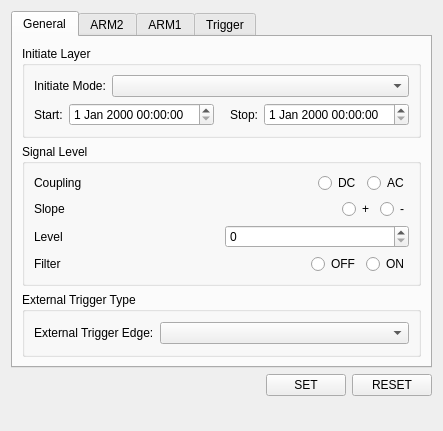
<?xml version="1.0" encoding="UTF-8"?>
<ui version="4.0">
 <class>Form</class>
 <widget class="QWidget" name="Form">
  <property name="geometry">
   <rect>
    <x>0</x>
    <y>0</y>
    <width>380</width>
    <height>431</height>
   </rect>
  </property>
  <property name="windowTitle">
   <string>Form</string>
  </property>
  <layout class="QVBoxLayout" name="verticalLayout">
   <item>
    <widget class="QTabWidget" name="tabWidget">
     <property name="sizePolicy">
      <sizepolicy hsizetype="Expanding" vsizetype="Minimum">
       <horstretch>0</horstretch>
       <verstretch>0</verstretch>
      </sizepolicy>
     </property>
     <property name="currentIndex">
      <number>0</number>
     </property>
     <widget class="QWidget" name="tgeneral_tab">
      <property name="sizePolicy">
       <sizepolicy hsizetype="Preferred" vsizetype="Minimum">
        <horstretch>0</horstretch>
        <verstretch>0</verstretch>
       </sizepolicy>
      </property>
      <attribute name="title">
       <string>General</string>
      </attribute>
      <layout class="QVBoxLayout" name="verticalLayout_2">
       <item>
        <widget class="QGroupBox" name="initiate_groupbox">
         <property name="sizePolicy">
          <sizepolicy hsizetype="Preferred" vsizetype="Minimum">
           <horstretch>0</horstretch>
           <verstretch>0</verstretch>
          </sizepolicy>
         </property>
         <property name="title">
          <string>Initiate Layer</string>
         </property>
         <layout class="QVBoxLayout" name="verticalLayout_3">
          <item>
           <layout class="QHBoxLayout" name="horizontalLayout_2">
            <item>
             <widget class="QLabel" name="label">
              <property name="sizePolicy">
               <sizepolicy hsizetype="Preferred" vsizetype="Preferred">
                <horstretch>0</horstretch>
                <verstretch>0</verstretch>
               </sizepolicy>
              </property>
              <property name="text">
               <string>Initiate Mode:</string>
              </property>
             </widget>
            </item>
            <item>
             <widget class="QComboBox" name="comboBox">
              <property name="sizePolicy">
               <sizepolicy hsizetype="Expanding" vsizetype="Fixed">
                <horstretch>0</horstretch>
                <verstretch>0</verstretch>
               </sizepolicy>
              </property>
             </widget>
            </item>
           </layout>
          </item>
          <item>
           <layout class="QHBoxLayout" name="epoch_horizontallayout">
            <item>
             <widget class="QLabel" name="label_2">
              <property name="text">
               <string>Start:</string>
              </property>
             </widget>
            </item>
            <item>
             <widget class="QDateTimeEdit" name="startepoch_datetime">
              <property name="sizePolicy">
               <sizepolicy hsizetype="Preferred" vsizetype="Fixed">
                <horstretch>0</horstretch>
                <verstretch>0</verstretch>
               </sizepolicy>
              </property>
             </widget>
            </item>
            <item>
             <spacer name="horizontalSpacer">
              <property name="orientation">
               <enum>Qt::Horizontal</enum>
              </property>
              <property name="sizeType">
               <enum>QSizePolicy::Fixed</enum>
              </property>
              <property name="sizeHint" stdset="0">
               <size>
                <width>10</width>
                <height>20</height>
               </size>
              </property>
             </spacer>
            </item>
            <item>
             <widget class="QLabel" name="label_3">
              <property name="text">
               <string>Stop:</string>
              </property>
             </widget>
            </item>
            <item>
             <widget class="QDateTimeEdit" name="stopepoch_datetime"/>
            </item>
           </layout>
          </item>
         </layout>
        </widget>
       </item>
       <item>
        <widget class="QGroupBox" name="signal_groupbox">
         <property name="title">
          <string>Signal Level</string>
         </property>
         <layout class="QVBoxLayout" name="verticalLayout_4">
          <item>
           <layout class="QHBoxLayout" name="horizontalLayout_9">
            <item>
             <widget class="QLabel" name="label_7">
              <property name="sizePolicy">
               <sizepolicy hsizetype="Expanding" vsizetype="Preferred">
                <horstretch>0</horstretch>
                <verstretch>0</verstretch>
               </sizepolicy>
              </property>
              <property name="text">
               <string>Coupling</string>
              </property>
             </widget>
            </item>
            <item>
             <widget class="QRadioButton" name="tdccoup_radiobutton">
              <property name="text">
               <string>DC</string>
              </property>
              <attribute name="buttonGroup">
               <string notr="true">buttonGroup_3</string>
              </attribute>
             </widget>
            </item>
            <item>
             <widget class="QRadioButton" name="taccoup_radiobutton">
              <property name="text">
               <string>AC</string>
              </property>
              <attribute name="buttonGroup">
               <string notr="true">buttonGroup_3</string>
              </attribute>
             </widget>
            </item>
           </layout>
          </item>
          <item>
           <layout class="QHBoxLayout" name="horizontalLayout_10">
            <item>
             <widget class="QLabel" name="label_9">
              <property name="sizePolicy">
               <sizepolicy hsizetype="Expanding" vsizetype="Preferred">
                <horstretch>0</horstretch>
                <verstretch>0</verstretch>
               </sizepolicy>
              </property>
              <property name="text">
               <string>Slope</string>
              </property>
             </widget>
            </item>
            <item>
             <widget class="QRadioButton" name="tpos_radiobutton">
              <property name="text">
               <string>+</string>
              </property>
              <attribute name="buttonGroup">
               <string notr="true">buttonGroup_4</string>
              </attribute>
             </widget>
            </item>
            <item>
             <widget class="QRadioButton" name="tneg_radiobutton">
              <property name="text">
               <string>-</string>
              </property>
              <attribute name="buttonGroup">
               <string notr="true">buttonGroup_4</string>
              </attribute>
             </widget>
            </item>
           </layout>
          </item>
          <item>
           <layout class="QHBoxLayout" name="horizontalLayout_12">
            <item>
             <widget class="QLabel" name="label_10">
              <property name="text">
               <string>Level</string>
              </property>
             </widget>
            </item>
            <item>
             <widget class="QSpinBox" name="tlevel_spinbox"/>
            </item>
           </layout>
          </item>
          <item>
           <layout class="QHBoxLayout" name="horizontalLayout_11">
            <item>
             <widget class="QLabel" name="label_11">
              <property name="sizePolicy">
               <sizepolicy hsizetype="Expanding" vsizetype="Preferred">
                <horstretch>0</horstretch>
                <verstretch>0</verstretch>
               </sizepolicy>
              </property>
              <property name="text">
               <string>Filter</string>
              </property>
             </widget>
            </item>
            <item>
             <widget class="QRadioButton" name="tfiltoff_radiobutton">
              <property name="text">
               <string>OFF</string>
              </property>
              <attribute name="buttonGroup">
               <string notr="true">buttonGroup_5</string>
              </attribute>
             </widget>
            </item>
            <item>
             <widget class="QRadioButton" name="tfilton_radiobutton">
              <property name="text">
               <string>ON</string>
              </property>
              <attribute name="buttonGroup">
               <string notr="true">buttonGroup_5</string>
              </attribute>
             </widget>
            </item>
           </layout>
          </item>
         </layout>
        </widget>
       </item>
       <item>
        <widget class="QGroupBox" name="exttype_groupbox">
         <property name="sizePolicy">
          <sizepolicy hsizetype="Preferred" vsizetype="Minimum">
           <horstretch>0</horstretch>
           <verstretch>0</verstretch>
          </sizepolicy>
         </property>
         <property name="title">
          <string>External Trigger Type</string>
         </property>
         <layout class="QHBoxLayout" name="horizontalLayout">
          <item>
           <widget class="QLabel" name="label_8">
            <property name="sizePolicy">
             <sizepolicy hsizetype="MinimumExpanding" vsizetype="Preferred">
              <horstretch>0</horstretch>
              <verstretch>0</verstretch>
             </sizepolicy>
            </property>
            <property name="maximumSize">
             <size>
              <width>120</width>
              <height>16777215</height>
             </size>
            </property>
            <property name="text">
             <string>External Trigger Edge:</string>
            </property>
           </widget>
          </item>
          <item>
           <widget class="QComboBox" name="ext_combobox"/>
          </item>
         </layout>
        </widget>
       </item>
      </layout>
     </widget>
     <widget class="QWidget" name="tarm2_tab">
      <attribute name="title">
       <string>ARM2</string>
      </attribute>
      <layout class="QVBoxLayout" name="verticalLayout_9">
       <item>
        <widget class="QGroupBox" name="groupBox">
         <property name="title">
          <string>Arm2 Layer</string>
         </property>
         <layout class="QVBoxLayout" name="verticalLayout_15">
          <item>
           <layout class="QHBoxLayout" name="horizontalLayout_3">
            <property name="sizeConstraint">
             <enum>QLayout::SetDefaultConstraint</enum>
            </property>
            <item>
             <widget class="QLabel" name="label_4">
              <property name="text">
               <string>Trigger Event:</string>
              </property>
             </widget>
            </item>
            <item>
             <widget class="QComboBox" name="tevent_combobox">
              <property name="sizePolicy">
               <sizepolicy hsizetype="MinimumExpanding" vsizetype="Fixed">
                <horstretch>0</horstretch>
                <verstretch>0</verstretch>
               </sizepolicy>
              </property>
              <property name="insertPolicy">
               <enum>QComboBox::NoInsert</enum>
              </property>
              <property name="sizeAdjustPolicy">
               <enum>QComboBox::AdjustToContents</enum>
              </property>
             </widget>
            </item>
           </layout>
          </item>
          <item>
           <spacer name="verticalSpacer_3">
            <property name="orientation">
             <enum>Qt::Vertical</enum>
            </property>
            <property name="sizeType">
             <enum>QSizePolicy::Fixed</enum>
            </property>
            <property name="sizeHint" stdset="0">
             <size>
              <width>20</width>
              <height>6</height>
             </size>
            </property>
           </spacer>
          </item>
          <item>
           <layout class="QHBoxLayout" name="horizontalLayout_4">
            <item>
             <widget class="QLabel" name="label_5">
              <property name="sizePolicy">
               <sizepolicy hsizetype="MinimumExpanding" vsizetype="Preferred">
                <horstretch>0</horstretch>
                <verstretch>0</verstretch>
               </sizepolicy>
              </property>
              <property name="maximumSize">
               <size>
                <width>60</width>
                <height>16777215</height>
               </size>
              </property>
              <property name="text">
               <string>Delay:</string>
              </property>
             </widget>
            </item>
            <item>
             <layout class="QVBoxLayout" name="verticalLayout_6">
              <item>
               <layout class="QHBoxLayout" name="horizontalLayout_5">
                <item>
                 <widget class="QRadioButton" name="delautoon_radio">
                  <property name="text">
                   <string>AUTO ON</string>
                  </property>
                  <property name="checked">
                   <bool>true</bool>
                  </property>
                 </widget>
                </item>
                <item>
                 <widget class="QRadioButton" name="delautooff_radio">
                  <property name="text">
                   <string>AUTO OFF</string>
                  </property>
                 </widget>
                </item>
                <item>
                 <spacer name="horizontalSpacer_2">
                  <property name="orientation">
                   <enum>Qt::Horizontal</enum>
                  </property>
                  <property name="sizeHint" stdset="0">
                   <size>
                    <width>40</width>
                    <height>20</height>
                   </size>
                  </property>
                 </spacer>
                </item>
               </layout>
              </item>
              <item>
               <widget class="QDoubleSpinBox" name="del_doublespinbox">
                <property name="enabled">
                 <bool>false</bool>
                </property>
               </widget>
              </item>
             </layout>
            </item>
           </layout>
          </item>
          <item>
           <spacer name="verticalSpacer_4">
            <property name="orientation">
             <enum>Qt::Vertical</enum>
            </property>
            <property name="sizeType">
             <enum>QSizePolicy::Fixed</enum>
            </property>
            <property name="sizeHint" stdset="0">
             <size>
              <width>20</width>
              <height>6</height>
             </size>
            </property>
           </spacer>
          </item>
          <item>
           <layout class="QHBoxLayout" name="horizontalLayout_8">
            <item>
             <widget class="QLabel" name="label_12">
              <property name="sizePolicy">
               <sizepolicy hsizetype="MinimumExpanding" vsizetype="Preferred">
                <horstretch>0</horstretch>
                <verstretch>0</verstretch>
               </sizepolicy>
              </property>
              <property name="maximumSize">
               <size>
                <width>90</width>
                <height>16777215</height>
               </size>
              </property>
              <property name="text">
               <string>Trigger Count:</string>
              </property>
             </widget>
            </item>
            <item>
             <widget class="QSpinBox" name="tcount_spinbox"/>
            </item>
           </layout>
          </item>
          <item>
           <spacer name="verticalSpacer_5">
            <property name="orientation">
             <enum>Qt::Vertical</enum>
            </property>
            <property name="sizeType">
             <enum>QSizePolicy::Fixed</enum>
            </property>
            <property name="sizeHint" stdset="0">
             <size>
              <width>20</width>
              <height>6</height>
             </size>
            </property>
           </spacer>
          </item>
          <item>
           <layout class="QHBoxLayout" name="horizontalLayout_13">
            <item>
             <widget class="QLabel" name="label_13">
              <property name="sizePolicy">
               <sizepolicy hsizetype="MinimumExpanding" vsizetype="Preferred">
                <horstretch>0</horstretch>
                <verstretch>0</verstretch>
               </sizepolicy>
              </property>
              <property name="maximumSize">
               <size>
                <width>90</width>
                <height>16777215</height>
               </size>
              </property>
              <property name="text">
               <string>Trigger ECount:</string>
              </property>
             </widget>
            </item>
            <item>
             <widget class="QSpinBox" name="tecount_spinbox"/>
            </item>
           </layout>
          </item>
          <item>
           <layout class="QVBoxLayout" name="verticalLayout_5">
            <item>
             <spacer name="trigtbh_spacer_3">
              <property name="orientation">
               <enum>Qt::Vertical</enum>
              </property>
              <property name="sizeType">
               <enum>QSizePolicy::Fixed</enum>
              </property>
              <property name="sizeHint" stdset="0">
               <size>
                <width>20</width>
                <height>6</height>
               </size>
              </property>
             </spacer>
            </item>
            <item>
             <layout class="QHBoxLayout" name="timer_row_3">
              <item>
               <widget class="QLabel" name="label_24">
                <property name="sizePolicy">
                 <sizepolicy hsizetype="MinimumExpanding" vsizetype="Preferred">
                  <horstretch>0</horstretch>
                  <verstretch>0</verstretch>
                 </sizepolicy>
                </property>
                <property name="maximumSize">
                 <size>
                  <width>40</width>
                  <height>16777215</height>
                 </size>
                </property>
                <property name="text">
                 <string>Timer:</string>
                </property>
               </widget>
              </item>
              <item>
               <widget class="QDoubleSpinBox" name="tim_doublespinbox_3"/>
              </item>
             </layout>
            </item>
           </layout>
          </item>
         </layout>
        </widget>
       </item>
      </layout>
     </widget>
     <widget class="QWidget" name="tarm1_tab">
      <attribute name="title">
       <string>ARM1</string>
      </attribute>
      <layout class="QVBoxLayout" name="verticalLayout_14">
       <item>
        <widget class="QGroupBox" name="groupBox_3">
         <property name="title">
          <string>Arm1 Layer</string>
         </property>
         <layout class="QVBoxLayout" name="verticalLayout_7">
          <item>
           <layout class="QHBoxLayout" name="horizontalLayout_6">
            <property name="sizeConstraint">
             <enum>QLayout::SetDefaultConstraint</enum>
            </property>
            <item>
             <widget class="QLabel" name="label_6">
              <property name="text">
               <string>Trigger Event:</string>
              </property>
             </widget>
            </item>
            <item>
             <widget class="QComboBox" name="tevent_combobox_3">
              <property name="sizePolicy">
               <sizepolicy hsizetype="MinimumExpanding" vsizetype="Fixed">
                <horstretch>0</horstretch>
                <verstretch>0</verstretch>
               </sizepolicy>
              </property>
              <property name="insertPolicy">
               <enum>QComboBox::NoInsert</enum>
              </property>
              <property name="sizeAdjustPolicy">
               <enum>QComboBox::AdjustToContents</enum>
              </property>
             </widget>
            </item>
           </layout>
          </item>
          <item>
           <spacer name="verticalSpacer_11">
            <property name="orientation">
             <enum>Qt::Vertical</enum>
            </property>
            <property name="sizeType">
             <enum>QSizePolicy::Fixed</enum>
            </property>
            <property name="sizeHint" stdset="0">
             <size>
              <width>20</width>
              <height>6</height>
             </size>
            </property>
           </spacer>
          </item>
          <item>
           <layout class="QHBoxLayout" name="horizontalLayout_7">
            <item>
             <widget class="QLabel" name="label_19">
              <property name="sizePolicy">
               <sizepolicy hsizetype="MinimumExpanding" vsizetype="Preferred">
                <horstretch>0</horstretch>
                <verstretch>0</verstretch>
               </sizepolicy>
              </property>
              <property name="maximumSize">
               <size>
                <width>60</width>
                <height>16777215</height>
               </size>
              </property>
              <property name="text">
               <string>Delay:</string>
              </property>
             </widget>
            </item>
            <item>
             <layout class="QVBoxLayout" name="verticalLayout_13">
              <item>
               <layout class="QHBoxLayout" name="horizontalLayout_22">
                <item>
                 <widget class="QRadioButton" name="delautoon_radio_3">
                  <property name="text">
                   <string>AUTO ON</string>
                  </property>
                  <property name="checked">
                   <bool>true</bool>
                  </property>
                 </widget>
                </item>
                <item>
                 <widget class="QRadioButton" name="delautooff_radio_3">
                  <property name="text">
                   <string>AUTO OFF</string>
                  </property>
                 </widget>
                </item>
                <item>
                 <spacer name="horizontalSpacer_3">
                  <property name="orientation">
                   <enum>Qt::Horizontal</enum>
                  </property>
                  <property name="sizeHint" stdset="0">
                   <size>
                    <width>40</width>
                    <height>20</height>
                   </size>
                  </property>
                 </spacer>
                </item>
               </layout>
              </item>
              <item>
               <widget class="QDoubleSpinBox" name="del_doublespinbox_3">
                <property name="enabled">
                 <bool>false</bool>
                </property>
               </widget>
              </item>
             </layout>
            </item>
           </layout>
          </item>
          <item>
           <spacer name="verticalSpacer_12">
            <property name="orientation">
             <enum>Qt::Vertical</enum>
            </property>
            <property name="sizeType">
             <enum>QSizePolicy::Fixed</enum>
            </property>
            <property name="sizeHint" stdset="0">
             <size>
              <width>20</width>
              <height>6</height>
             </size>
            </property>
           </spacer>
          </item>
          <item>
           <layout class="QHBoxLayout" name="horizontalLayout_23">
            <item>
             <widget class="QLabel" name="label_20">
              <property name="sizePolicy">
               <sizepolicy hsizetype="MinimumExpanding" vsizetype="Preferred">
                <horstretch>0</horstretch>
                <verstretch>0</verstretch>
               </sizepolicy>
              </property>
              <property name="maximumSize">
               <size>
                <width>90</width>
                <height>16777215</height>
               </size>
              </property>
              <property name="text">
               <string>Trigger Count:</string>
              </property>
             </widget>
            </item>
            <item>
             <widget class="QSpinBox" name="tcount_spinbox_3"/>
            </item>
           </layout>
          </item>
          <item>
           <spacer name="verticalSpacer_14">
            <property name="orientation">
             <enum>Qt::Vertical</enum>
            </property>
            <property name="sizeType">
             <enum>QSizePolicy::Fixed</enum>
            </property>
            <property name="sizeHint" stdset="0">
             <size>
              <width>20</width>
              <height>6</height>
             </size>
            </property>
           </spacer>
          </item>
          <item>
           <layout class="QHBoxLayout" name="horizontalLayout_24">
            <item>
             <widget class="QLabel" name="label_21">
              <property name="sizePolicy">
               <sizepolicy hsizetype="MinimumExpanding" vsizetype="Preferred">
                <horstretch>0</horstretch>
                <verstretch>0</verstretch>
               </sizepolicy>
              </property>
              <property name="maximumSize">
               <size>
                <width>90</width>
                <height>16777215</height>
               </size>
              </property>
              <property name="text">
               <string>Trigger ECount:</string>
              </property>
             </widget>
            </item>
            <item>
             <widget class="QSpinBox" name="tecount_spinbox_3"/>
            </item>
           </layout>
          </item>
          <item>
           <spacer name="trigtbh_spacer_2">
            <property name="orientation">
             <enum>Qt::Vertical</enum>
            </property>
            <property name="sizeType">
             <enum>QSizePolicy::Fixed</enum>
            </property>
            <property name="sizeHint" stdset="0">
             <size>
              <width>20</width>
              <height>6</height>
             </size>
            </property>
           </spacer>
          </item>
          <item>
           <layout class="QHBoxLayout" name="timer_row_2">
            <item>
             <widget class="QLabel" name="label_23">
              <property name="sizePolicy">
               <sizepolicy hsizetype="MinimumExpanding" vsizetype="Preferred">
                <horstretch>0</horstretch>
                <verstretch>0</verstretch>
               </sizepolicy>
              </property>
              <property name="maximumSize">
               <size>
                <width>40</width>
                <height>16777215</height>
               </size>
              </property>
              <property name="text">
               <string>Timer:</string>
              </property>
             </widget>
            </item>
            <item>
             <widget class="QDoubleSpinBox" name="tim_doublespinbox_2"/>
            </item>
           </layout>
          </item>
         </layout>
        </widget>
       </item>
      </layout>
     </widget>
     <widget class="QWidget" name="trigger_tab">
      <attribute name="title">
       <string>Trigger</string>
      </attribute>
      <layout class="QVBoxLayout" name="verticalLayout_12">
       <item>
        <widget class="QGroupBox" name="groupBox_2">
         <property name="title">
          <string>Trigger Layer</string>
         </property>
         <layout class="QVBoxLayout" name="verticalLayout_8">
          <item>
           <layout class="QHBoxLayout" name="horizontalLayout_14">
            <property name="sizeConstraint">
             <enum>QLayout::SetDefaultConstraint</enum>
            </property>
            <item>
             <widget class="QLabel" name="label_14">
              <property name="text">
               <string>Trigger Event:</string>
              </property>
             </widget>
            </item>
            <item>
             <widget class="QComboBox" name="tevent_combobox_2">
              <property name="sizePolicy">
               <sizepolicy hsizetype="MinimumExpanding" vsizetype="Fixed">
                <horstretch>0</horstretch>
                <verstretch>0</verstretch>
               </sizepolicy>
              </property>
              <property name="insertPolicy">
               <enum>QComboBox::NoInsert</enum>
              </property>
              <property name="sizeAdjustPolicy">
               <enum>QComboBox::AdjustToContents</enum>
              </property>
             </widget>
            </item>
           </layout>
          </item>
          <item>
           <spacer name="verticalSpacer_6">
            <property name="orientation">
             <enum>Qt::Vertical</enum>
            </property>
            <property name="sizeType">
             <enum>QSizePolicy::Fixed</enum>
            </property>
            <property name="sizeHint" stdset="0">
             <size>
              <width>20</width>
              <height>6</height>
             </size>
            </property>
           </spacer>
          </item>
          <item>
           <layout class="QHBoxLayout" name="horizontalLayout_15">
            <item>
             <widget class="QLabel" name="label_15">
              <property name="sizePolicy">
               <sizepolicy hsizetype="MinimumExpanding" vsizetype="Preferred">
                <horstretch>0</horstretch>
                <verstretch>0</verstretch>
               </sizepolicy>
              </property>
              <property name="maximumSize">
               <size>
                <width>60</width>
                <height>16777215</height>
               </size>
              </property>
              <property name="text">
               <string>Delay:</string>
              </property>
             </widget>
            </item>
            <item>
             <layout class="QVBoxLayout" name="verticalLayout_10">
              <item>
               <layout class="QHBoxLayout" name="horizontalLayout_16">
                <item>
                 <widget class="QRadioButton" name="delautoon_radio_2">
                  <property name="text">
                   <string>AUTO ON</string>
                  </property>
                  <property name="checked">
                   <bool>true</bool>
                  </property>
                  <attribute name="buttonGroup">
                   <string notr="true">buttonGroup</string>
                  </attribute>
                 </widget>
                </item>
                <item>
                 <widget class="QRadioButton" name="delautooff_radio_2">
                  <property name="text">
                   <string>AUTO OFF</string>
                  </property>
                  <attribute name="buttonGroup">
                   <string notr="true">buttonGroup</string>
                  </attribute>
                 </widget>
                </item>
                <item>
                 <spacer name="horizontalSpacer_4">
                  <property name="orientation">
                   <enum>Qt::Horizontal</enum>
                  </property>
                  <property name="sizeHint" stdset="0">
                   <size>
                    <width>40</width>
                    <height>20</height>
                   </size>
                  </property>
                 </spacer>
                </item>
               </layout>
              </item>
              <item>
               <widget class="QDoubleSpinBox" name="del_doublespinbox_2">
                <property name="enabled">
                 <bool>false</bool>
                </property>
               </widget>
              </item>
             </layout>
            </item>
           </layout>
          </item>
          <item>
           <spacer name="verticalSpacer_8">
            <property name="orientation">
             <enum>Qt::Vertical</enum>
            </property>
            <property name="sizeType">
             <enum>QSizePolicy::Fixed</enum>
            </property>
            <property name="sizeHint" stdset="0">
             <size>
              <width>20</width>
              <height>6</height>
             </size>
            </property>
           </spacer>
          </item>
          <item>
           <layout class="QHBoxLayout" name="horizontalLayout_17">
            <item>
             <widget class="QLabel" name="label_16">
              <property name="sizePolicy">
               <sizepolicy hsizetype="MinimumExpanding" vsizetype="Preferred">
                <horstretch>0</horstretch>
                <verstretch>0</verstretch>
               </sizepolicy>
              </property>
              <property name="minimumSize">
               <size>
                <width>55</width>
                <height>0</height>
               </size>
              </property>
              <property name="maximumSize">
               <size>
                <width>60</width>
                <height>16777215</height>
               </size>
              </property>
              <property name="text">
               <string>Holdoff:</string>
              </property>
             </widget>
            </item>
            <item>
             <layout class="QVBoxLayout" name="verticalLayout_11">
              <item>
               <layout class="QHBoxLayout" name="horizontalLayout_18">
                <item>
                 <widget class="QRadioButton" name="holdautoon_radio_2">
                  <property name="text">
                   <string>AUTO ON</string>
                  </property>
                  <property name="checked">
                   <bool>true</bool>
                  </property>
                  <attribute name="buttonGroup">
                   <string notr="true">buttonGroup_2</string>
                  </attribute>
                 </widget>
                </item>
                <item>
                 <widget class="QRadioButton" name="holdautooff_radio_2">
                  <property name="text">
                   <string>AUTO OFF</string>
                  </property>
                  <attribute name="buttonGroup">
                   <string notr="true">buttonGroup_2</string>
                  </attribute>
                 </widget>
                </item>
                <item>
                 <spacer name="horizontalSpacer_6">
                  <property name="orientation">
                   <enum>Qt::Horizontal</enum>
                  </property>
                  <property name="sizeHint" stdset="0">
                   <size>
                    <width>40</width>
                    <height>20</height>
                   </size>
                  </property>
                 </spacer>
                </item>
               </layout>
              </item>
              <item>
               <widget class="QDoubleSpinBox" name="hold_doublespinbox_2">
                <property name="enabled">
                 <bool>false</bool>
                </property>
                <property name="contextMenuPolicy">
                 <enum>Qt::NoContextMenu</enum>
                </property>
               </widget>
              </item>
             </layout>
            </item>
           </layout>
          </item>
          <item>
           <spacer name="verticalSpacer_9">
            <property name="orientation">
             <enum>Qt::Vertical</enum>
            </property>
            <property name="sizeType">
             <enum>QSizePolicy::Fixed</enum>
            </property>
            <property name="sizeHint" stdset="0">
             <size>
              <width>20</width>
              <height>6</height>
             </size>
            </property>
           </spacer>
          </item>
          <item>
           <layout class="QHBoxLayout" name="horizontalLayout_20">
            <item>
             <widget class="QLabel" name="label_17">
              <property name="sizePolicy">
               <sizepolicy hsizetype="MinimumExpanding" vsizetype="Preferred">
                <horstretch>0</horstretch>
                <verstretch>0</verstretch>
               </sizepolicy>
              </property>
              <property name="maximumSize">
               <size>
                <width>90</width>
                <height>16777215</height>
               </size>
              </property>
              <property name="text">
               <string>Trigger Count:</string>
              </property>
             </widget>
            </item>
            <item>
             <widget class="QSpinBox" name="tcount_spinbox_2"/>
            </item>
           </layout>
          </item>
          <item>
           <spacer name="verticalSpacer_10">
            <property name="orientation">
             <enum>Qt::Vertical</enum>
            </property>
            <property name="sizeType">
             <enum>QSizePolicy::Fixed</enum>
            </property>
            <property name="sizeHint" stdset="0">
             <size>
              <width>20</width>
              <height>6</height>
             </size>
            </property>
           </spacer>
          </item>
          <item>
           <layout class="QHBoxLayout" name="horizontalLayout_21">
            <item>
             <widget class="QLabel" name="label_18">
              <property name="sizePolicy">
               <sizepolicy hsizetype="MinimumExpanding" vsizetype="Preferred">
                <horstretch>0</horstretch>
                <verstretch>0</verstretch>
               </sizepolicy>
              </property>
              <property name="maximumSize">
               <size>
                <width>90</width>
                <height>16777215</height>
               </size>
              </property>
              <property name="text">
               <string>Trigger ECount:</string>
              </property>
             </widget>
            </item>
            <item>
             <widget class="QSpinBox" name="tecount_spinbox_2"/>
            </item>
           </layout>
          </item>
          <item>
           <spacer name="trigtbh_spacer">
            <property name="orientation">
             <enum>Qt::Vertical</enum>
            </property>
            <property name="sizeType">
             <enum>QSizePolicy::Fixed</enum>
            </property>
            <property name="sizeHint" stdset="0">
             <size>
              <width>20</width>
              <height>6</height>
             </size>
            </property>
           </spacer>
          </item>
          <item>
           <layout class="QHBoxLayout" name="timer_row">
            <item>
             <widget class="QLabel" name="label_22">
              <property name="sizePolicy">
               <sizepolicy hsizetype="MinimumExpanding" vsizetype="Preferred">
                <horstretch>0</horstretch>
                <verstretch>0</verstretch>
               </sizepolicy>
              </property>
              <property name="maximumSize">
               <size>
                <width>40</width>
                <height>16777215</height>
               </size>
              </property>
              <property name="text">
               <string>Timer:</string>
              </property>
             </widget>
            </item>
            <item>
             <widget class="QDoubleSpinBox" name="tim_doublespinbox"/>
            </item>
           </layout>
          </item>
         </layout>
        </widget>
       </item>
      </layout>
     </widget>
    </widget>
   </item>
   <item>
    <layout class="QHBoxLayout" name="horizontalLayout_19">
     <item>
      <spacer name="horizontalSpacer_5">
       <property name="orientation">
        <enum>Qt::Horizontal</enum>
       </property>
       <property name="sizeHint" stdset="0">
        <size>
         <width>40</width>
         <height>20</height>
        </size>
       </property>
      </spacer>
     </item>
     <item>
      <widget class="QPushButton" name="taset_pushbutton">
       <property name="text">
        <string>SET</string>
       </property>
      </widget>
     </item>
     <item>
      <widget class="QPushButton" name="tareset_pushbutton_2">
       <property name="text">
        <string>RESET</string>
       </property>
      </widget>
     </item>
    </layout>
   </item>
   <item>
    <spacer name="verticalSpacer_7">
     <property name="orientation">
      <enum>Qt::Vertical</enum>
     </property>
     <property name="sizeHint" stdset="0">
      <size>
       <width>20</width>
       <height>40</height>
      </size>
     </property>
    </spacer>
   </item>
  </layout>
 </widget>
 <resources/>
 <connections/>
 <buttongroups>
  <buttongroup name="buttonGroup_2"/>
  <buttongroup name="buttonGroup"/>
  <buttongroup name="buttonGroup_3"/>
  <buttongroup name="buttonGroup_4"/>
  <buttongroup name="buttonGroup_5"/>
 </buttongroups>
</ui>
